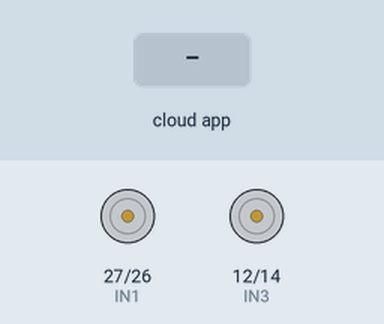
Simulated run of this sketch. Board: ESP32. Shown: motor-driver pin pairs drawn as motors (green arrow = first pin HIGH = forward, orange = second pin HIGH = backward, longer = more drive, scaled by the enable pin). Inputs (shaded band) come from the test bench. WiFi joins after 1.5 s; servers stay silent unless stated; what the sketch prints to the serial monitor is not drawn.

Above: at 2.9 s.
3.0 s: the phone or cloud app sets Position to forward
At 3.9 s:
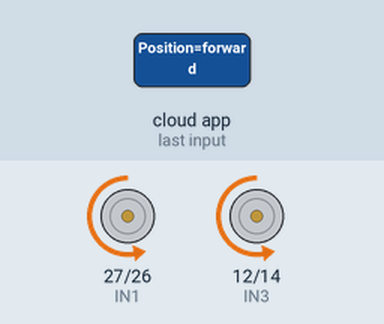
4.5 s: the phone or cloud app sets Position to back
At 5.1 s:
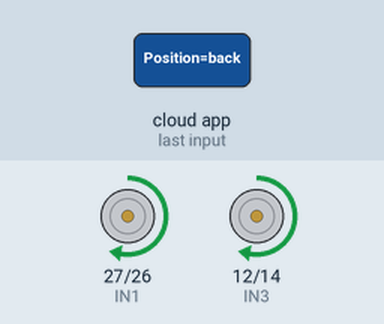
6.0 s: the phone or cloud app sets Position to left
At 7.0 s:
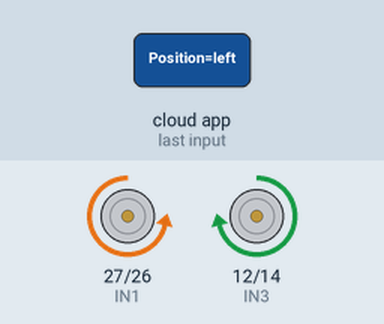
7.6 s: the phone or cloud app sets Position to right
At 8.2 s:
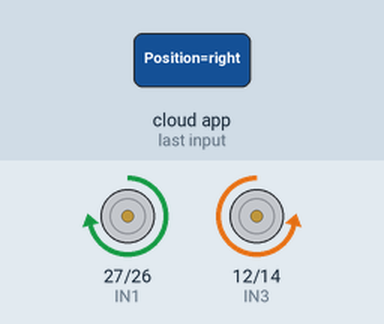
9.2 s: the phone or cloud app sets Position to stop
At 9.8 s:
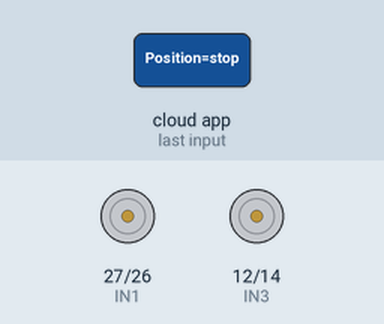
Timing chart, 0 to 11.7 s (numbered marks = the images above; inputs shaded):
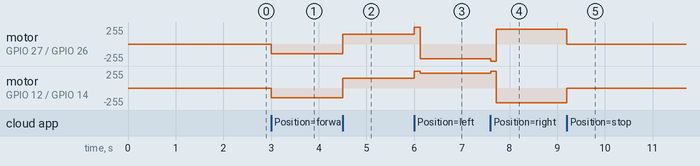

The sketch:

Good7Robot_Firebase_ESP32_TURNBOOST.ino
```cpp
// Good7Robot_Firebase_ESP32_FIXED.ino
// ESP32 + L298N + Firebase RTDB (Mobizt v4.4.17).
// Fixes: proper printf quoting, balanced braces, 'center' -> Forward().
//
// Libraries:
//   - Boards Manager: "ESP32 by Espressif Systems"
//   - Library Manager: "Firebase Arduino Client Library for ESP8266 and ESP32" (Mobizt) v4.4.17+
//
// Commands on /Position: forward, back, left, right, stop, center, speed:<0..255>

#include <Arduino.h>
#include <WiFi.h>
#include <Firebase_ESP_Client.h>

// ----------------- USER SETTINGS -----------------
// Fill SSID/PASSWORD; DATABASE_URL already set to your project (regional host).
// Option A: put your RTDB Legacy Token in DATABASE_SECRET (simplest).
// Option B: leave DATABASE_SECRET empty to use API_KEY with anonymous sign-in.
static const char* WIFI_SSID       = "phoque6's Galaxy S10+";
static const char* WIFI_PASSWORD   = "rtui3148";
static const char* DATABASE_URL    = "https://nodemcu-6a1b8-wheelchair-default-rtdb.asia-southeast1.firebasedatabase.app";
static const char* DATABASE_SECRET = "fCcgpXcBfCDhSk8DAZDjj7iHngymPZ5OBXJTkD0h"; // <— put legacy token here OR leave empty to use API key
static const char* API_KEY         = "AIzaSyCbSsu4aLsGJp_WLbVRkNdtEPJNxaJkWIY"; // from your Firebase web config
// -------------------------------------------------

FirebaseData fbdo;
FirebaseAuth auth;
FirebaseConfig config;

String path = "/Position";

// L298N wiring (your pinout)
#define ENA_PIN 25
#define IN1     27
#define IN2     26
#define IN3     12   // strap pin; OK as OUTPUT after boot
#define IN4     14
#define ENB_PIN 13

// LEDC (PWM)
#define ENA_CH 0
#define ENB_CH 1
#define PWM_FREQ 2000  // CHANGED from 5000 to 2000 for stronger low-speed torque
#define PWM_RES  8  // 0..255

// === TURN BOOST SETTINGS (added) ===
#define TURN_SPEED      220    // higher than CAR_SPEED for stronger turns
#define SURGE_MS        120    // ms of full power at start of a turn
#define SURGE_MAX       255    // duty during surge
#define ARC_INNER_SCALE 0.55   // for arc turns (if you switch to them)

uint8_t CAR_SPEED = 150;

static inline void setSpeed(uint8_t a, uint8_t b) {
  ledcWrite(ENA_CH, a);
  ledcWrite(ENB_CH, b);
}

// Brief full-power kick to overcome static friction
static inline void surge_then(uint8_t a_after, uint8_t b_after) {
  ledcWrite(ENA_CH, SURGE_MAX);
  ledcWrite(ENB_CH, SURGE_MAX);
  delay(SURGE_MS);
  ledcWrite(ENA_CH, a_after);
  ledcWrite(ENB_CH, b_after);
}

void Forward(){
  setSpeed(CAR_SPEED, CAR_SPEED);
  digitalWrite(IN1, LOW);
  digitalWrite(IN2, HIGH);
  digitalWrite(IN3, LOW);
  digitalWrite(IN4, HIGH);
  Serial.println("Forward");
}

void Back() {
  setSpeed(CAR_SPEED, CAR_SPEED);
  digitalWrite(IN1, HIGH);
  digitalWrite(IN2, LOW);
  digitalWrite(IN3, HIGH);
  digitalWrite(IN4, LOW);
  Serial.println("Back");
}

void Right() {
  // TURN BOOST: pivot with surge
  surge_then(TURN_SPEED, TURN_SPEED);
  // Left motor reverse, right motor forward
  digitalWrite(IN1, HIGH);
  digitalWrite(IN2, LOW);
  digitalWrite(IN3, LOW);
  digitalWrite(IN4, HIGH);
  Serial.println("Right (pivot)");
}


void Left() {
  // TURN BOOST: pivot with surge
  surge_then(TURN_SPEED, TURN_SPEED);
  // Left motor forward, right motor reverse
  digitalWrite(IN1, LOW);
  digitalWrite(IN2, HIGH);
  digitalWrite(IN3, HIGH);
  digitalWrite(IN4, LOW);
  Serial.println("Left (pivot)");
}


void Stop() {
  setSpeed(0, 0);
  Serial.println("Stop");
}

void connectWiFi() {
  WiFi.mode(WIFI_STA);
  WiFi.begin(WIFI_SSID, WIFI_PASSWORD);
  Serial.print("Connecting to WiFi");
  while (WiFi.status() != WL_CONNECTED) {
    delay(300);
    Serial.print(".");
  }
  Serial.println();
  Serial.print("WiFi connected: ");
  Serial.println(WiFi.localIP());
}

void setup() {
  Serial.begin(115200);
  delay(100);

  pinMode(IN1, OUTPUT);
  pinMode(IN2, OUTPUT);
  pinMode(IN3, OUTPUT);
  pinMode(IN4, OUTPUT);

  ledcSetup(ENA_CH, PWM_FREQ, PWM_RES);
  ledcSetup(ENB_CH, PWM_FREQ, PWM_RES);
  ledcAttachPin(ENA_PIN, ENA_CH);
  ledcAttachPin(ENB_PIN, ENB_CH);
  Stop();

  connectWiFi();

  // Firebase config
  config.database_url = DATABASE_URL;
  if (DATABASE_SECRET && strlen(DATABASE_SECRET) > 0) {
    config.signer.tokens.legacy_token = DATABASE_SECRET; // Legacy token auth
    Serial.println("Using RTDB Legacy Token auth");
  } else {
    config.api_key = API_KEY; // API key + anonymous sign-in
    Serial.println("Using API key + anonymous sign-in");
    if (!Firebase.signUp(&config, &auth, "", "")) {
      Serial.printf("Anonymous sign-in failed: %s\n", config.signer.signupError.message.c_str());
    }
  }

  Firebase.begin(&config, &auth);
  Firebase.reconnectWiFi(true);

  if (!Firebase.RTDB.beginStream(&fbdo, path.c_str())) {
    Serial.println(String("Stream start failed: ") + fbdo.errorReason());
  } else {
    Serial.println(String("Streaming on ") + path);
  }
}

void loop() {
  if (!Firebase.RTDB.readStream(&fbdo)) {
    Serial.println(String("Stream read failed: ") + fbdo.errorReason());
    delay(200);
    return;
  }

  if (fbdo.streamTimeout()) {
    Serial.println("Stream timeout, resuming...");
  }

  if (fbdo.streamAvailable()) {
    if (fbdo.dataTypeEnum() == fb_esp_rtdb_data_type_string) {
      String cmd = fbdo.to<const char*>();
      cmd.trim(); cmd.toLowerCase();
      Serial.print("Command: "); Serial.println(cmd);

      if      (cmd == "forward") Forward();
      else if (cmd == "back")    Back();
      else if (cmd == "left")    Left();
      else if (cmd == "right")   Right();
      else if (cmd == "stop")    Stop();
      else if (cmd == "center")  Forward();  // center => go straight
      else if (cmd.startsWith("speed:")) {
        int v = cmd.substring(6).toInt();
        if (v < 0) v = 0; if (v > 255) v = 255;
        CAR_SPEED = (uint8_t)v;
        Serial.printf("Speed set to %d\n", CAR_SPEED);
      } else {
        Serial.println("Unknown command");
      }
    } else {
      Serial.print("Non-string data at "); Serial.print(fbdo.dataPath());
      Serial.print(" type: "); Serial.println(fbdo.dataType());
    }
  }

  delay(5);
}
```

Measured:
- after the input at 3.0 s, motor on GPIO 27 (IN1) / GPIO 26 (IN2), motor on GPIO 12 (IN3) / GPIO 14 (IN4): stopped → backward 149/255 at once
- after the input at 4.5 s, motor on GPIO 27 (IN1) / GPIO 26 (IN2), motor on GPIO 12 (IN3) / GPIO 14 (IN4): backward 149/255 → forward 149/255 at once
- after the input at 6.0 s, motor on GPIO 27 (IN1) / GPIO 26 (IN2): forward 149/255 → forward 255/255 at once, → backward 219/255 0.12 s later; motor on GPIO 12 (IN3) / GPIO 14 (IN4): forward 149/255 → forward 255/255 at once, → forward 219/255 0.12 s later
- after the input at 7.6 s, motor on GPIO 27 (IN1) / GPIO 26 (IN2): backward 219/255 → backward 255/255 at once, → forward 219/255 0.12 s later; motor on GPIO 12 (IN3) / GPIO 14 (IN4): forward 219/255 → forward 255/255 at once, → backward 219/255 0.12 s later
- after the input at 9.2 s, motor on GPIO 27 (IN1) / GPIO 26 (IN2): forward 219/255 → stopped at once; motor on GPIO 12 (IN3) / GPIO 14 (IN4): backward 219/255 → stopped at once
